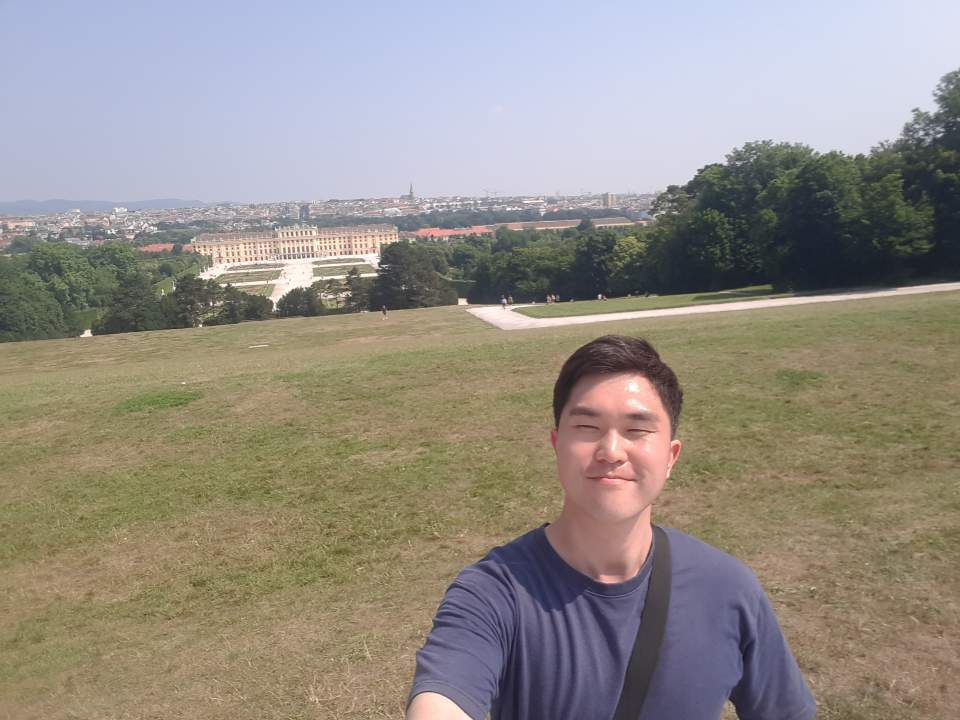
#> input picture images/photo.jpg, 960 x 720 px
$ python 21_matplotlib.py
#> lines starting #> are read from the running program, lines starting #| are printed output that depends on the picture
import cv2
import matplotlib.pyplot as plt

image = cv2.imread('../images/photo.jpg', cv2.IMREAD_COLOR)
#> image is the input picture: shape (720, 960, 3); mean B, G, R 135.2, 142.4, 148.9
if image is None:
    raise Exception('영상 파일 읽기 에러')

rows, cols = image.shape[:2]
#> rows = 720; cols = 960
rgb_img = cv2.cvtColor(image, cv2.COLOR_BGR2RGB)
gray_image = cv2.cvtColor(image, cv2.COLOR_BGR2GRAY)
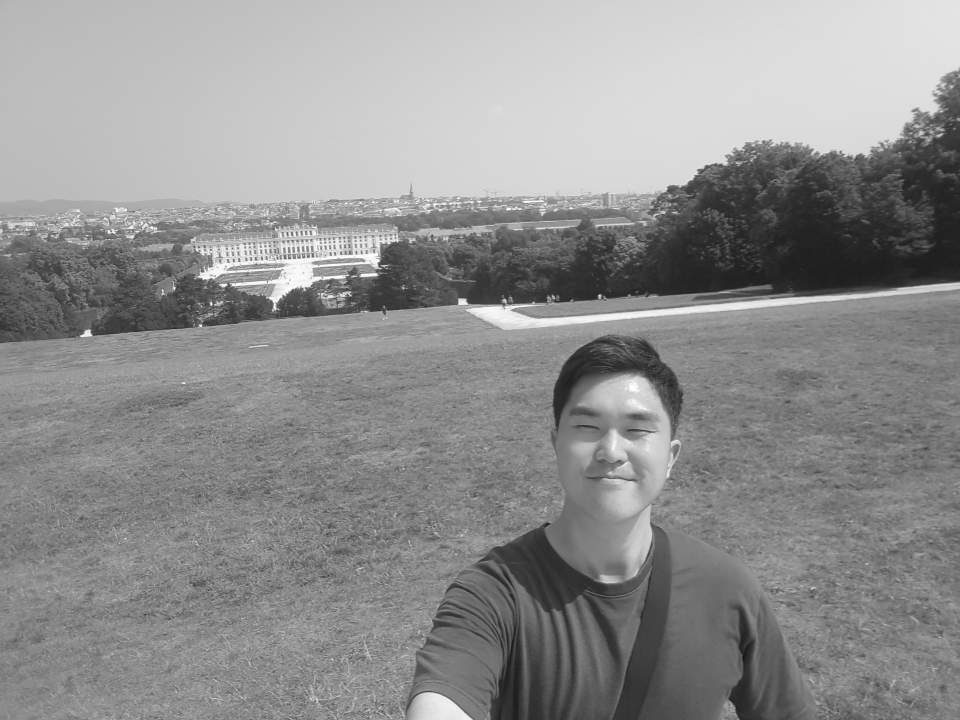
#> gray_image: shape (720, 960); min 16, max 255, mean 143.5

fig = plt.figure(num=1, figsize=(3, 4))
plt.imshow(image), plt.title('figure1- original(bgr)')
plt.axis('off'), plt.tight_layout()

fig = plt.figure(figsize=(6, 4))
plt.suptitle('figure2- pyplot image display')
plt.subplot(1, 2, 1), plt.imshow(rgb_img)
plt.axis([0, cols, rows, 0]), plt.title('rgb color')
plt.subplot(1, 2, 2), plt.imshow(gray_image, cmap='gray')
plt.title('grayu_img2')
plt.show()
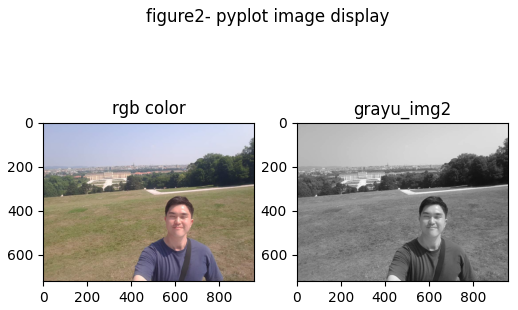
#> figure drawn by matplotlib, 2 panels
